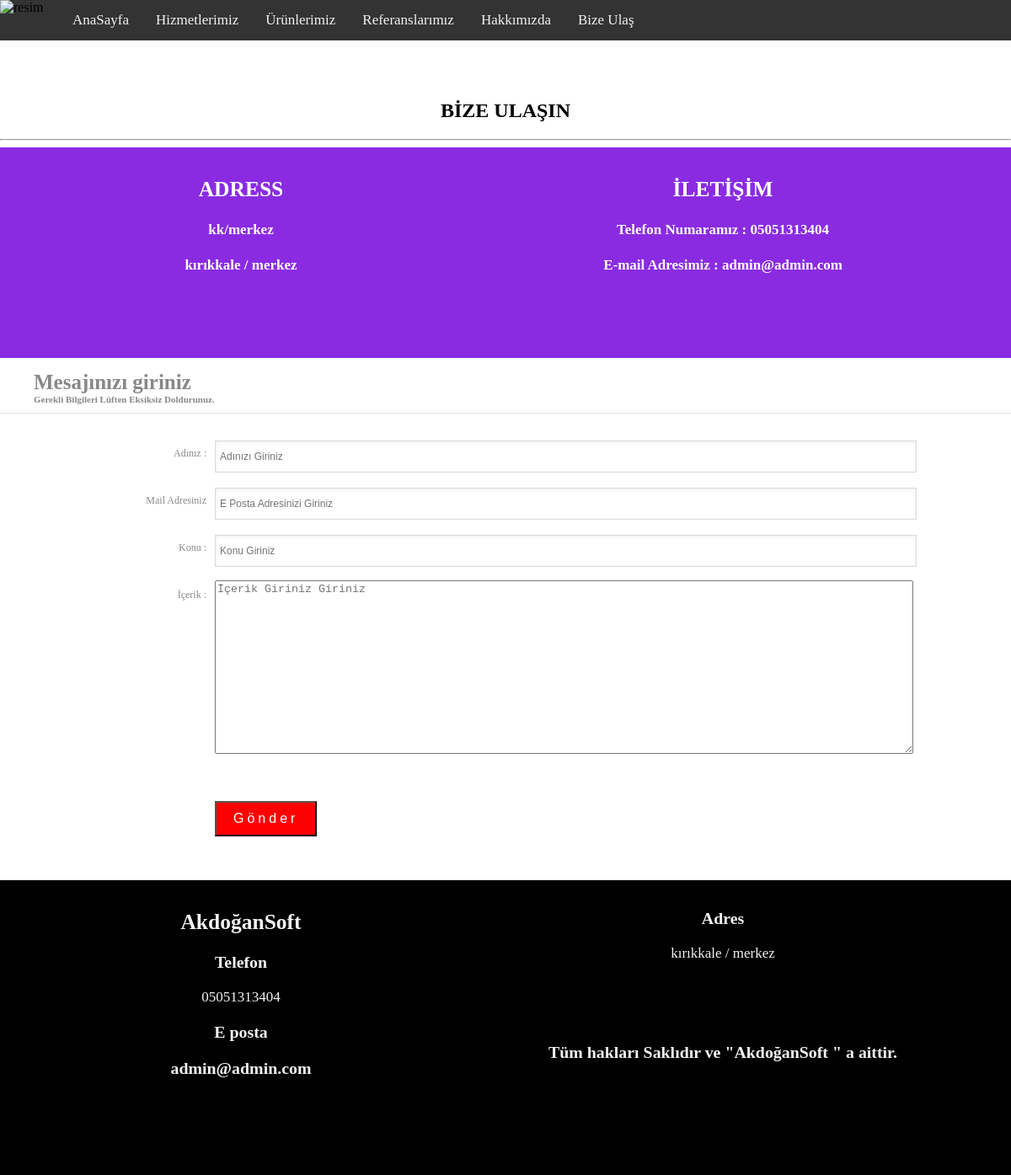
The page /bizeulas.php on the database as committed earlier.
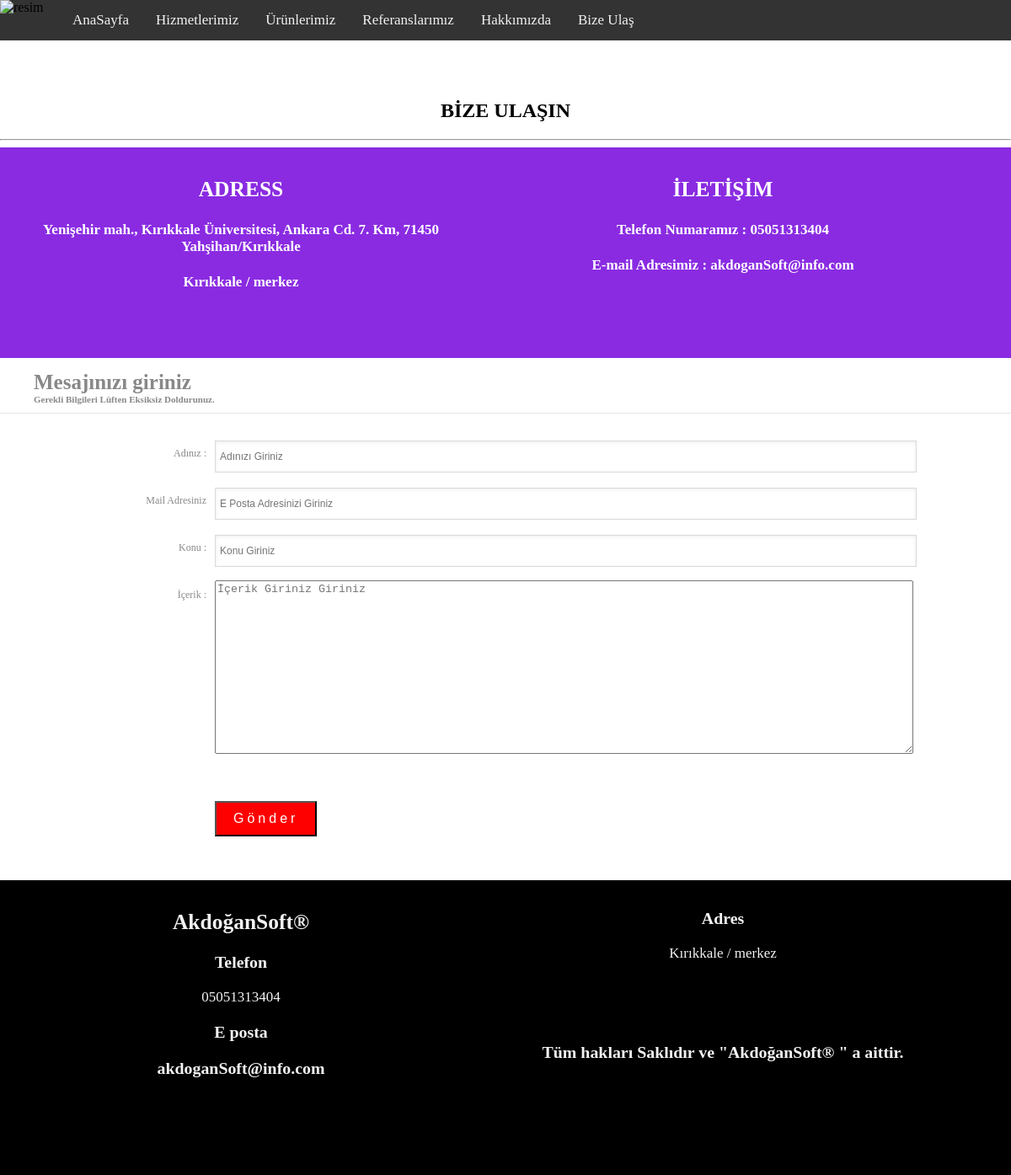
The same page on the database as committed later.
### tables this page shows
CREATE TABLE `siteayarlar` (
  `siteId` int(11) NOT NULL,
  `sitebaslik` text NOT NULL,
  `siteaciklama` text NOT NULL,
  `anahtarkelimeler` text NOT NULL,
  `telno` text NOT NULL,
  `mail` text NOT NULL,
  `ilce` text NOT NULL,
  `il` text NOT NULL,
  `acikadres` text NOT NULL
);

### bizeulas.php (the view, shortened to what this page needs)
<?php
include 'header.php';
?>
<div class="basliklar">
<center><p><h2>BİZE ULAŞIN</h2></p></center>
<hr>
</div>
<div class="yanyana">
    <div class="dik">
        <h2>ADRESS</h2>
        <h4><?php echo $ayarlarVeri['acikadres'];?></h4>
        <h4><?php echo $ayarlarVeri['il'];?> / <?php echo $ayarlarVeri['ilce'];?></h4>
    </div>
    <div class="dik">
        <h2>İLETİŞİM</h2>
        <h4>Telefon Numaramız : <?php echo $ayarlarVeri['telno'];?></h4>
        <h4>E-mail Adresimiz : <?php echo $ayarlarVeri['mail'];?></h4>
    </div>
</div>
<div class="forms">
    <form action="adminPanel/admin/netting/islem.php" method="post" class="formstyle">
        <h1>Mesajınızı giriniz
            <span>Gerekli Bilgileri Lüften Eksiksiz Doldurunuz.
   </h1>
        <label>
            <span>Adınız :</span>
            <input id="musteriAdi" type="text" name="musteriAdi" placeholder="Adınızı Giriniz" />
        </label>
        <label>
            <span>Mail Adresiniz</span>
            <input id="musteriMail" type="text" name="musteriMail" placeholder="E Posta Adresinizi Giriniz" />
        </label>
        <label>
            <span>Konu :</span>
            <input id="musteriKonu" type="text" name="musteriKonu" placeholder="Konu Giriniz" />
        </label>
        <label>
            <span>İçerik :</span>
            <textarea id="musteriIcerik" name="musteriIcerik" placeholder="İçerik Giriniz Giriniz"></textarea>
        </label>
          <p>
        <label>
            <button class="button" name="mesajKaydet" value="Ekle">Gönder</button>
        </label>
        </p>
    </form>
    <br><br><br><br><br><br>
</div>
<?php
include 'footer.php';
?>

### footer.php
<?php
$ayarlarveriSorgula=$db->prepare("Select * from siteayarlar where siteId=:id");
$ayarlarveriSorgula->execute(array(
  'id'=>1
));
$ayarlarVeri=$ayarlarveriSorgula->fetch(PDO::FETCH_ASSOC);
?>
<div class="footer">
<div class="row">
    <div class="column">
        <p><h2><?php echo $ayarlarVeri['sitebaslik'];?></h2></p>
        <p><h3>Telefon</h3></p>
        <p><?php echo $ayarlarVeri['telno'];?></p>
        <p><h3>E posta</h3></p>
        <p><h3><?php echo $ayarlarVeri['mail'];?></h3></p>
    </div>
    <div class="column">
    <p><h3>Adres</h3></p>
        <p><?php echo $ayarlarVeri['il'];?> / <?php echo $ayarlarVeri['ilce'];?></p>
     <br><br><br>
        <p><h3>Tüm hakları Saklıdır ve "<?php echo $ayarlarVeri['sitebaslik'];?> " a aittir.</h3></p>
    </div>
</div>
</div>
</body>
</html>

Rows that differ between the two databases and show on the page:
changed siteayarlar "merkez": acikadres "kk/merkez" → "Yenişehir mah., Kırıkkale Üniversitesi, Ankara Cd. 7. Km, 71450 Yahşihan/Kırıkkale"; il "kırıkkale" → "Kırıkkale"; mail "admin@admin.com" → "akdoganSoft@info.com"; sitebaslik "AkdoğanSoft" → "AkdoğanSoft®"
